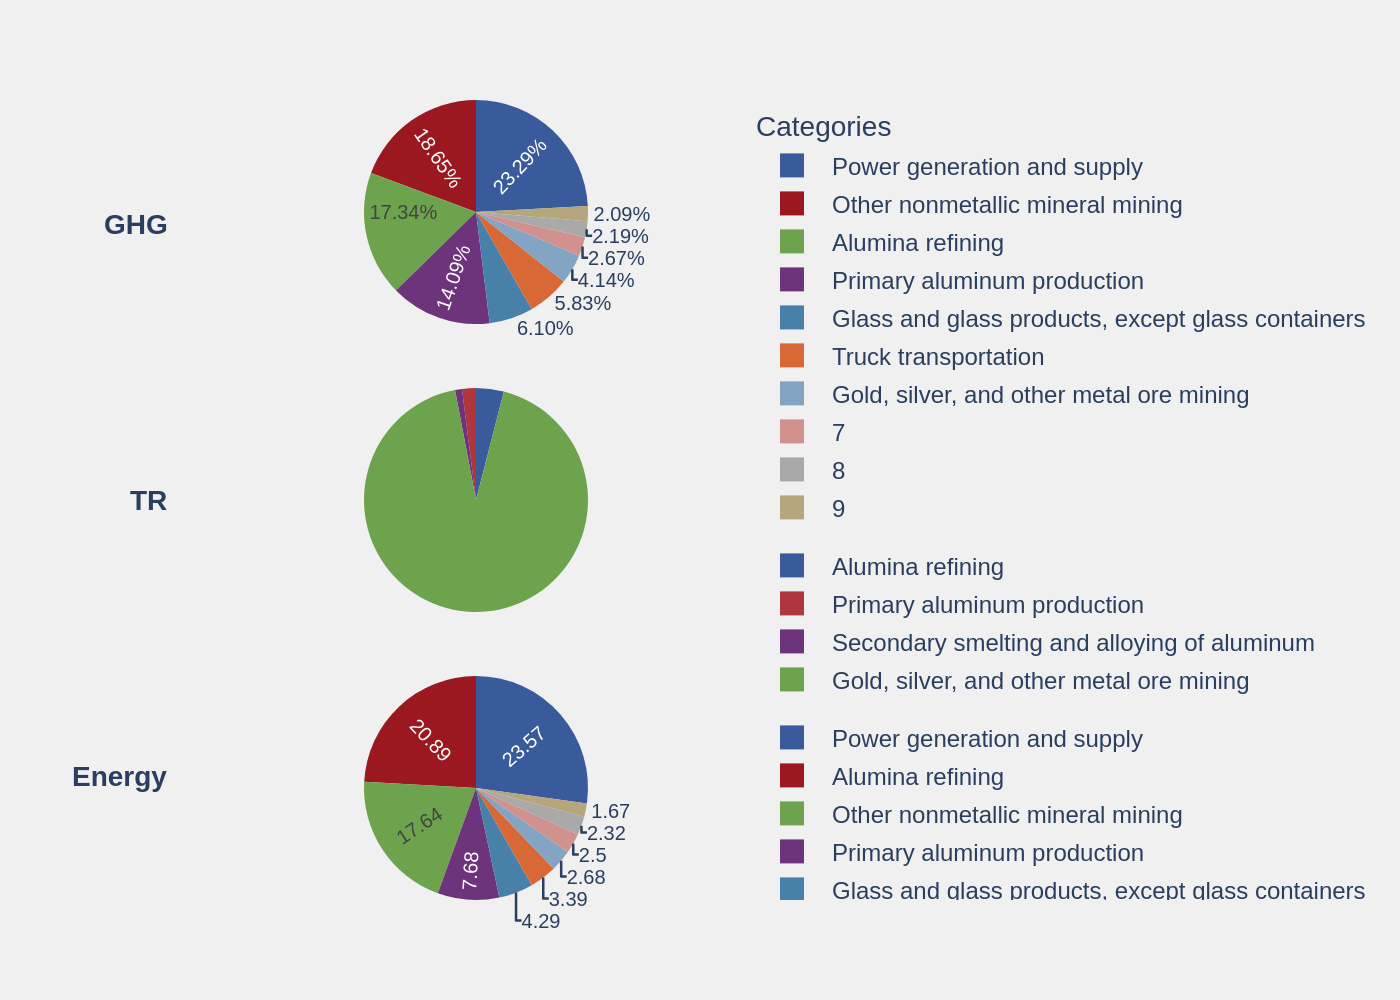

Python code for this plot:
import sys
import json
import pathlib
import plotly.graph_objects as go
from plotly.subplots import make_subplots

# Check for command-line argument
if len(sys.argv) != 2:
    print("Usage: python script.py <path_to_json_file>")
    sys.exit(1)

# Get JSON file path from command-line argument
json_file_path = pathlib.Path(sys.argv[1])

# Check if the file exists
if not json_file_path.is_file():
    print(f"Error: JSON file not found at '{json_file_path}'")
    sys.exit(1)

# Read and parse the JSON file
with open(json_file_path, 'r', encoding='utf-8') as f:
    chart_info = json.load(f)

# Extract data from JSON
chart_data = chart_info.get('chart_data', [])
texts = chart_info.get('texts', {})

# Create subplots figure
num_charts = len(chart_data)
fig = make_subplots(
    rows=num_charts,
    cols=1,
    specs=[[{'type': 'domain'}] for _ in range(num_charts)],
    vertical_spacing=0.08
)

# Define subplot vertical positions for annotations
y_positions = {
    1: [0.75],
    2: [0.8, 0.2],
    3: [0.845, 0.5, 0.155]
}
subplot_y_anchors = y_positions.get(num_charts, [0.5] * num_charts)

# Add a pie chart for each entry in chart_data
for i, subplot_spec in enumerate(chart_data):
    row_num = i + 1
    series_data = subplot_spec.get('series', [])
    title = subplot_spec.get('title', '')

    labels = [s['label'] if s['label'] is not None else "" for s in series_data]
    values = [s['value'] for s in series_data]
    colors = [s['color'] for s in series_data]

    texttemplate = ''
    if title == 'GHG':
        texttemplate = '%{value:.2f}%'
    elif title == 'Energy':
        texttemplate = '%{value}'
    
    textinfo = 'none' if not texttemplate else None

    fig.add_trace(go.Pie(
        labels=labels,
        values=values,
        marker_colors=colors,
        sort=False,
        texttemplate=texttemplate,
        textinfo=textinfo,
        hoverinfo='label+percent',
        legendgroup=f'group{row_num}',
        name=title
    ), row=row_num, col=1)

    # Add title annotation to the left of each subplot
    fig.add_annotation(
        text=f'<b>{title}</b>',
        align='center',
        showarrow=False,
        xref='paper',
        yref='paper',
        x=-0.05,
        y=subplot_y_anchors[i],
        xanchor='right',
        yanchor='middle',
        font=dict(size=14)
    )

# Update layout
fig.update_layout(
    height=800,
    width=750,
    margin=dict(l=100, r=250, t=50, b=50),
    font=dict(family="Arial", size=12),
    legend=dict(
        traceorder='grouped',
        x=1,
        y=0.5,
        xanchor='left',
        yanchor='middle',
        title=dict(text='Categories')
    ),
    plot_bgcolor='#F0F0F0',
    paper_bgcolor='#F0F0F0'
)

# Update trace-specific properties
fig.update_traces(
    textposition='auto',
    textfont_size=10,
    insidetextorientation='radial',
    selector=dict(type='pie')
)

# Define output filename and save the image
output_filename = json_file_path.with_suffix('.png').name
fig.write_image(output_filename, scale=2)

print(f"Chart saved to {output_filename}")
